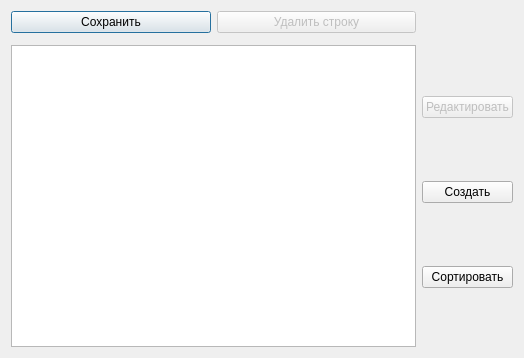
<?xml version="1.0" encoding="UTF-8"?>
<ui version="4.0">
 <class>SongListDialog</class>
 <widget class="QDialog" name="SongListDialog">
  <property name="geometry">
   <rect>
    <x>0</x>
    <y>0</y>
    <width>524</width>
    <height>358</height>
   </rect>
  </property>
  <property name="windowTitle">
   <string/>
  </property>
  <layout class="QGridLayout" name="gridLayout">
   <item row="1" column="0" rowspan="2">
    <layout class="QHBoxLayout" name="horizontalLayout_4">
     <item>
      <widget class="QPushButton" name="pushButton_save">
       <property name="text">
        <string>Сохранить</string>
       </property>
      </widget>
     </item>
     <item>
      <widget class="QPushButton" name="pushButton_delete">
       <property name="enabled">
        <bool>false</bool>
       </property>
       <property name="text">
        <string>Удалить строку</string>
       </property>
      </widget>
     </item>
    </layout>
   </item>
   <item row="5" column="0">
    <widget class="QTableView" name="tableView">
     <property name="tabKeyNavigation">
      <bool>true</bool>
     </property>
     <property name="showDropIndicator" stdset="0">
      <bool>true</bool>
     </property>
     <property name="showGrid">
      <bool>true</bool>
     </property>
    </widget>
   </item>
   <item row="4" column="2" rowspan="2">
    <layout class="QVBoxLayout" name="verticalLayout_2">
     <item>
      <widget class="QPushButton" name="pushButton_red">
       <property name="enabled">
        <bool>false</bool>
       </property>
       <property name="text">
        <string>Редактировать</string>
       </property>
      </widget>
     </item>
     <item>
      <widget class="QPushButton" name="btnCreate">
       <property name="text">
        <string>Создать</string>
       </property>
      </widget>
     </item>
     <item>
      <widget class="QPushButton" name="pushButton_sort">
       <property name="text">
        <string>Сортировать</string>
       </property>
      </widget>
     </item>
    </layout>
   </item>
  </layout>
 </widget>
 <resources/>
 <connections/>
</ui>
